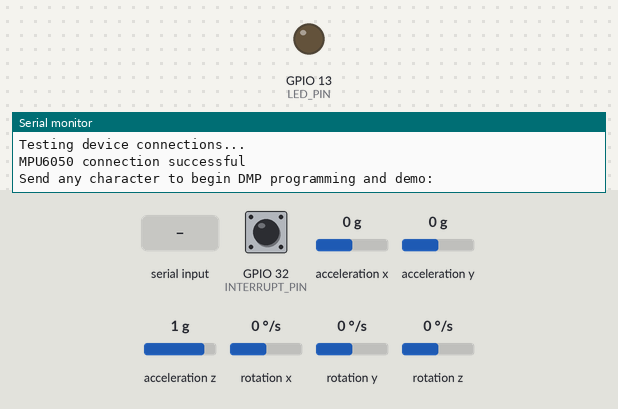
Simulated run of this sketch. Board: ESP32. On the bench: output pins drawn as LEDs (lit = HIGH), the last lines printed to the serial monitor. The test bench sets the inputs (shaded band); at power-on: acceleration x 0 g, acceleration y 0 g, acceleration z 1 g, rotation z 0 °/s, GPIO 32 (INTERRUPT_PIN) LOW, rotation x 0 °/s, rotation y 0 °/s. The sensor or clock chip raises its interrupt line as the real part does.

Above: at 0.8 s.
0.9 s: "1\n" received over Serial
At 1.54 s:
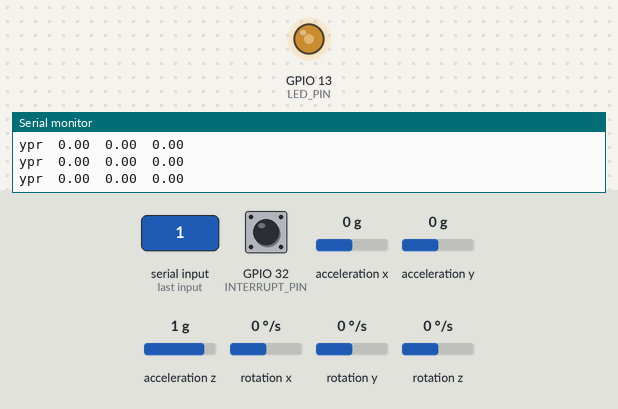
3.9 s: acceleration x set to -1.4 g
6.9 s: acceleration y set to -1.4 g
9.9 s: acceleration z set to -1.4 g
12.9 s: rotation z set to -192 °/s
Timing chart, 0 to 16.9 s (numbered marks = the images above; inputs shaded):
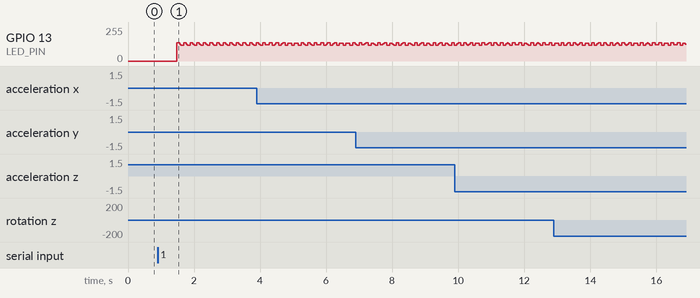

The sketch:

ex02_dmp.ino
```cpp
// I2C device class (I2Cdev) demonstration Arduino sketch for MPU6050 class using DMP (MotionApps v2.0)
// 6/21/2012 by Jeff Rowberg <jeff@rowberg.net>
// Updates should (hopefully) always be available at https://github.com/jrowberg/i2cdevlib
//
// Changelog:
//      2019-07-08 - Added Auto Calibration and offset generator
//		   - and altered FIFO retrieval sequence to avoid using blocking code
//      2016-04-18 - Eliminated a potential infinite loop
//      2013-05-08 - added seamless Fastwire support
//                 - added note about gyro calibration
//      2012-06-21 - added note about Arduino 1.0.1 + Leonardo compatibility error
//      2012-06-20 - improved FIFO overflow handling and simplified read process
//      2012-06-19 - completely rearranged DMP initialization code and simplification
//      2012-06-13 - pull gyro and accel data from FIFO packet instead of reading directly
//      2012-06-09 - fix broken FIFO read sequence and change interrupt detection to RISING
//      2012-06-05 - add gravity-compensated initial reference frame acceleration output
//                 - add 3D math helper file to DMP6 example sketch
//                 - add Euler output and Yaw/Pitch/Roll output formats
//      2012-06-04 - remove accel offset clearing for better results (thanks Sungon Lee)
//      2012-06-01 - fixed gyro sensitivity to be 2000 deg/sec instead of 250
//      2012-05-30 - basic DMP initialization working

/* ============================================
I2Cdev device library code is placed under the MIT license
Copyright (c) 2012 Jeff Rowberg

Permission is hereby granted, free of charge, to any person obtaining a copy
of this software and associated documentation files (the "Software"), to deal
in the Software without restriction, including without limitation the rights
to use, copy, modify, merge, publish, distribute, sublicense, and/or sell
copies of the Software, and to permit persons to whom the Software is
furnished to do so, subject to the following conditions:

The above copyright notice and this permission notice shall be included in
all copies or substantial portions of the Software.

THE SOFTWARE IS PROVIDED "AS IS", WITHOUT WARRANTY OF ANY KIND, EXPRESS OR
IMPLIED, INCLUDING BUT NOT LIMITED TO THE WARRANTIES OF MERCHANTABILITY,
FITNESS FOR A PARTICULAR PURPOSE AND NONINFRINGEMENT. IN NO EVENT SHALL THE
AUTHORS OR COPYRIGHT HOLDERS BE LIABLE FOR ANY CLAIM, DAMAGES OR OTHER
LIABILITY, WHETHER IN AN ACTION OF CONTRACT, TORT OR OTHERWISE, ARISING FROM,
OUT OF OR IN CONNECTION WITH THE SOFTWARE OR THE USE OR OTHER DEALINGS IN
THE SOFTWARE.
===============================================
*/

// I2Cdev and MPU6050 must be installed as libraries, or else the .cpp/.h files
// for both classes must be in the include path of your project
#include "I2Cdev.h"

#include "MPU6050_6Axis_MotionApps20.h"
// #include "MPU6050.h" // not necessary if using MotionApps include file

// Arduino Wire library is required if I2Cdev I2CDEV_ARDUINO_WIRE implementation
// is used in I2Cdev.h
#if I2CDEV_IMPLEMENTATION == I2CDEV_ARDUINO_WIRE
#include "Wire.h"
#endif

// class default I2C address is 0x68
// specific I2C addresses may be passed as a parameter here
// AD0 low = 0x68 (default for SparkFun breakout and InvenSense evaluation board)
// AD0 high = 0x69
MPU6050 mpu;
// MPU6050 mpu(0x69); // <-- use for AD0 high

/* =========================================================================
   NOTE: In addition to connection 3.3v, GND, SDA, and SCL, this sketch
   depends on the MPU-6050's INT pin being connected to the Arduino's
   external interrupt #0 pin. On the Arduino Uno and Mega 2560, this is
   digital I/O pin 2.
 * ========================================================================= */

/* =========================================================================
   NOTE: Arduino v1.0.1 with the Leonardo board generates a compile error
   when using Serial.write(buf, len). The Teapot output uses this method.
   The solution requires a modification to the Arduino USBAPI.h file, which
   is fortunately simple, but annoying. This will be fixed in the next IDE
   release. For more info, see these links:

   http://arduino.cc/forum/index.php/topic,109987.0.html
   http://code.google.com/p/arduino/issues/detail?id=958
 * ========================================================================= */

// uncomment "OUTPUT_READABLE_QUATERNION" if you want to see the actual
// quaternion components in a [w, x, y, z] format (not best for parsing
// on a remote host such as Processing or something though)
// #define OUTPUT_READABLE_QUATERNION

// uncomment "OUTPUT_READABLE_EULER" if you want to see Euler angles
// (in degrees) calculated from the quaternions coming from the FIFO.
// Note that Euler angles suffer from gimbal lock (for more info, see
// http://en.wikipedia.org/wiki/Gimbal_lock)
// #define OUTPUT_READABLE_EULER

// uncomment "OUTPUT_READABLE_YAWPITCHROLL" if you want to see the yaw/
// pitch/roll angles (in degrees) calculated from the quaternions coming
// from the FIFO. Note this also requires gravity vector calculations.
// Also note that yaw/pitch/roll angles suffer from gimbal lock (for
// more info, see: http://en.wikipedia.org/wiki/Gimbal_lock)
#define OUTPUT_READABLE_YAWPITCHROLL

// uncomment "OUTPUT_READABLE_REALACCEL" if you want to see acceleration
// components with gravity removed. This acceleration reference frame is
// not compensated for orientation, so +X is always +X according to the
// sensor, just without the effects of gravity. If you want acceleration
// compensated for orientation, us OUTPUT_READABLE_WORLDACCEL instead.
// #define OUTPUT_READABLE_REALACCEL

// uncomment "OUTPUT_READABLE_WORLDACCEL" if you want to see acceleration
// components with gravity removed and adjusted for the world frame of
// reference (yaw is relative to initial orientation, since no magnetometer
// is present in this case). Could be quite handy in some cases.
// #define OUTPUT_READABLE_WORLDACCEL

// uncomment "OUTPUT_TEAPOT" if you want output that matches the
// format used for the InvenSense teapot demo
// #define OUTPUT_TEAPOT

#define INTERRUPT_PIN 32 // use pin 2 on Arduino Uno & most boards
#define LED_PIN 13      // (Arduino is 13, Teensy is 11, Teensy++ is 6)
bool blinkState = false;

// MPU control/status vars
bool dmpReady = false;  // set true if DMP init was successful
uint8_t mpuIntStatus;   // holds actual interrupt status byte from MPU
uint8_t devStatus;      // return status after each device operation (0 = success, !0 = error)
uint16_t packetSize;    // expected DMP packet size (default is 42 bytes)
uint16_t fifoCount;     // count of all bytes currently in FIFO
uint8_t fifoBuffer[64]; // FIFO storage buffer

// orientation/motion vars
Quaternion q;        // [w, x, y, z]         quaternion container
VectorInt16 aa;      // [x, y, z]            accel sensor measurements
VectorInt16 aaReal;  // [x, y, z]            gravity-free accel sensor measurements
VectorInt16 aaWorld; // [x, y, z]            world-frame accel sensor measurements
VectorFloat gravity; // [x, y, z]            gravity vector
float euler[3];      // [psi, theta, phi]    Euler angle container
float ypr[3];        // [yaw, pitch, roll]   yaw/pitch/roll container and gravity vector

// packet structure for InvenSense teapot demo
uint8_t teapotPacket[14] = {'$', 0x02, 0, 0, 0, 0, 0, 0, 0, 0, 0x00, 0x00, '\r', '\n'};

// ================================================================
// ===               INTERRUPT DETECTION ROUTINE                ===
// ================================================================

volatile bool mpuInterrupt = false; // indicates whether MPU interrupt pin has gone high
void dmpDataReady()
{
  mpuInterrupt = true;
}

// ================================================================
// ===                      INITIAL SETUP                       ===
// ================================================================

void setup()
{
// join I2C bus (I2Cdev library doesn't do this automatically)
#if I2CDEV_IMPLEMENTATION == I2CDEV_ARDUINO_WIRE
  Wire.begin();
  Wire.setClock(400000); // 400kHz I2C clock. Comment this line if having compilation difficulties
#elif I2CDEV_IMPLEMENTATION == I2CDEV_BUILTIN_FASTWIRE
  Fastwire::setup(400, true);
#endif

  // initialize serial communication
  // (115200 chosen because it is required for Teapot Demo output, but it's
  // really up to you depending on your project)
  Serial.begin(115200);
  while (!Serial)
    ; // wait for Leonardo enumeration, others continue immediately

  // NOTE: 8MHz or slower host processors, like the Teensy @ 3.3V or Arduino
  // Pro Mini running at 3.3V, cannot handle this baud rate reliably due to
  // the baud timing being too misaligned with processor ticks. You must use
  // 38400 or slower in these cases, or use some kind of external separate
  // crystal solution for the UART timer.

  // initialize device
  Serial.println(F("Initializing I2C devices..."));
  mpu.initialize();
  pinMode(INTERRUPT_PIN, INPUT);

  // verify connection
  Serial.println(F("Testing device connections..."));
  Serial.println(mpu.testConnection() ? F("MPU6050 connection successful") : F("MPU6050 connection failed"));

  // wait for ready
  Serial.println(F("\nSend any character to begin DMP programming and demo: "));
  while (Serial.available() && Serial.read())
    ; // empty buffer
  while (!Serial.available())
    ; // wait for data
  while (Serial.available() && Serial.read())
    ; // empty buffer again

  // load and configure the DMP
  Serial.println(F("Initializing DMP..."));
  devStatus = mpu.dmpInitialize();

  // supply your own gyro offsets here, scaled for min sensitivity
  // mpu.setXGyroOffset(220);
  // mpu.setYGyroOffset(76);
  // mpu.setZGyroOffset(-85);
  // mpu.setZAccelOffset(1788); // 1688 factory default for my test chip

  mpu.setXGyroOffset(65);  // 예를 들어, 65로 설정
  mpu.setYGyroOffset(-27); // 예를 들어, -27로 설정
  mpu.setZGyroOffset(-56); // 예를 들어, -56으로 설정

  mpu.setXAccelOffset(-4405); // 예를 들어, -4405로 설정
  mpu.setYAccelOffset(-851);  // 예를 들어, -851로 설정
  mpu.setZAccelOffset(1011);  // 예를 들어, 1011로 설정

  // make sure it worked (returns 0 if so)
  if (devStatus == 0)
  {
    // Calibration Time: generate offsets and calibrate our MPU6050
    mpu.CalibrateAccel(6);
    mpu.CalibrateGyro(6);
    mpu.PrintActiveOffsets();
    // turn on the DMP, now that it's ready
    Serial.println(F("Enabling DMP..."));
    mpu.setDMPEnabled(true);

    // enable Arduino interrupt detection
    Serial.print(F("Enabling interrupt detection (Arduino external interrupt "));
    Serial.print(digitalPinToInterrupt(INTERRUPT_PIN));
    Serial.println(F(")..."));
    attachInterrupt(digitalPinToInterrupt(INTERRUPT_PIN), dmpDataReady, RISING);
    mpuIntStatus = mpu.getIntStatus();

    // set our DMP Ready flag so the main loop() function knows it's okay to use it
    Serial.println(F("DMP ready! Waiting for first interrupt..."));
    dmpReady = true;

    // get expected DMP packet size for later comparison
    packetSize = mpu.dmpGetFIFOPacketSize();
  }
  else
  {
    // ERROR!
    // 1 = initial memory load failed
    // 2 = DMP configuration updates failed
    // (if it's going to break, usually the code will be 1)
    Serial.print(F("DMP Initialization failed (code "));
    Serial.print(devStatus);
    Serial.println(F(")"));
  }

  // configure LED for output
  pinMode(LED_PIN, OUTPUT);
}

// ================================================================
// ===                    MAIN PROGRAM LOOP                     ===
// ================================================================

void loop()
{
  // if programming failed, don't try to do anything
  if (!dmpReady)
    return;
  // read a packet from FIFO
  if (mpu.dmpGetCurrentFIFOPacket(fifoBuffer))
  { // Get the Latest packet
#ifdef OUTPUT_READABLE_QUATERNION
    // display quaternion values in easy matrix form: w x y z
    mpu.dmpGetQuaternion(&q, fifoBuffer);
    Serial.print("quat\t");
    Serial.print(q.w);
    Serial.print("\t");
    Serial.print(q.x);
    Serial.print("\t");
    Serial.print(q.y);
    Serial.print("\t");
    Serial.println(q.z);
#endif

#ifdef OUTPUT_READABLE_EULER
    // display Euler angles in degrees
    mpu.dmpGetQuaternion(&q, fifoBuffer);
    mpu.dmpGetEuler(euler, &q);
    Serial.print("euler\t");
    Serial.print(euler[0] * 180 / M_PI);
    Serial.print("\t");
    Serial.print(euler[1] * 180 / M_PI);
    Serial.print("\t");
    Serial.println(euler[2] * 180 / M_PI);
#endif

#ifdef OUTPUT_READABLE_YAWPITCHROLL
    // display Euler angles in degrees
    mpu.dmpGetQuaternion(&q, fifoBuffer);
    mpu.dmpGetGravity(&gravity, &q);
    mpu.dmpGetYawPitchRoll(ypr, &q, &gravity);
    Serial.print("ypr\t");
    Serial.print(ypr[0] * 180 / M_PI);
    Serial.print("\t");
    Serial.print(ypr[1] * 180 / M_PI);
    Serial.print("\t");
    Serial.println(ypr[2] * 180 / M_PI);
#endif

#ifdef OUTPUT_READABLE_REALACCEL
    // display real acceleration, adjusted to remove gravity
    mpu.dmpGetQuaternion(&q, fifoBuffer);
    mpu.dmpGetAccel(&aa, fifoBuffer);
    mpu.dmpGetGravity(&gravity, &q);
    mpu.dmpGetLinearAccel(&aaReal, &aa, &gravity);
    Serial.print("areal\t");
    Serial.print(aaReal.x);
    Serial.print("\t");
    Serial.print(aaReal.y);
    Serial.print("\t");
    Serial.println(aaReal.z);
#endif

#ifdef OUTPUT_READABLE_WORLDACCEL
    // display initial world-frame acceleration, adjusted to remove gravity
    // and rotated based on known orientation from quaternion
    mpu.dmpGetQuaternion(&q, fifoBuffer);
    mpu.dmpGetAccel(&aa, fifoBuffer);
    mpu.dmpGetGravity(&gravity, &q);
    mpu.dmpGetLinearAccel(&aaReal, &aa, &gravity);
    mpu.dmpGetLinearAccelInWorld(&aaWorld, &aaReal, &q);
    Serial.print("aworld\t");
    Serial.print(aaWorld.x);
    Serial.print("\t");
    Serial.print(aaWorld.y);
    Serial.print("\t");
    Serial.println(aaWorld.z);
#endif

#ifdef OUTPUT_TEAPOT
    // display quaternion values in InvenSense Teapot demo format:
    teapotPacket[2] = fifoBuffer[0];
    teapotPacket[3] = fifoBuffer[1];
    teapotPacket[4] = fifoBuffer[4];
    teapotPacket[5] = fifoBuffer[5];
    teapotPacket[6] = fifoBuffer[8];
    teapotPacket[7] = fifoBuffer[9];
    teapotPacket[8] = fifoBuffer[12];
    teapotPacket[9] = fifoBuffer[13];
    Serial.write(teapotPacket, 14);
    teapotPacket[11]++; // packetCount, loops at 0xFF on purpose
#endif

    // blink LED to indicate activity
    blinkState = !blinkState;
    digitalWrite(LED_PIN, blinkState);
  }
}
```
